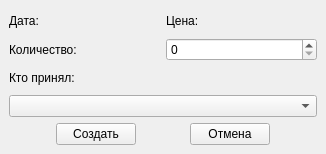
<?xml version="1.0" encoding="UTF-8"?>
<ui version="4.0">
 <class>CreateOrderWindow</class>
 <widget class="QMainWindow" name="CreateOrderWindow">
  <property name="geometry">
   <rect>
    <x>0</x>
    <y>0</y>
    <width>326</width>
    <height>154</height>
   </rect>
  </property>
  <property name="windowTitle">
   <string>MainWindow</string>
  </property>
  <widget class="QWidget" name="centralwidget">
   <layout class="QVBoxLayout" name="verticalLayout_2">
    <item>
     <layout class="QVBoxLayout" name="verticalLayout">
      <item>
       <layout class="QHBoxLayout" name="horizontalLayout_5">
        <item>
         <layout class="QHBoxLayout" name="horizontalLayout">
          <item>
           <widget class="QLabel" name="label">
            <property name="minimumSize">
             <size>
              <width>30</width>
              <height>0</height>
             </size>
            </property>
            <property name="text">
             <string>Дата:</string>
            </property>
           </widget>
          </item>
          <item>
           <widget class="QLabel" name="data_label">
            <property name="minimumSize">
             <size>
              <width>30</width>
              <height>0</height>
             </size>
            </property>
            <property name="text">
             <string/>
            </property>
           </widget>
          </item>
         </layout>
        </item>
        <item>
         <layout class="QHBoxLayout" name="horizontalLayout_2">
          <item>
           <widget class="QLabel" name="label_2">
            <property name="minimumSize">
             <size>
              <width>30</width>
              <height>0</height>
             </size>
            </property>
            <property name="text">
             <string>Цена:</string>
            </property>
           </widget>
          </item>
          <item>
           <widget class="QLabel" name="price_label">
            <property name="minimumSize">
             <size>
              <width>30</width>
              <height>0</height>
             </size>
            </property>
            <property name="text">
             <string/>
            </property>
           </widget>
          </item>
         </layout>
        </item>
       </layout>
      </item>
      <item>
       <layout class="QHBoxLayout" name="horizontalLayout_3">
        <item>
         <widget class="QLabel" name="label_3">
          <property name="text">
           <string>Количество:</string>
          </property>
         </widget>
        </item>
        <item>
         <widget class="QSpinBox" name="quantityBox">
          <property name="minimumSize">
           <size>
            <width>50</width>
            <height>0</height>
           </size>
          </property>
         </widget>
        </item>
       </layout>
      </item>
      <item>
       <layout class="QHBoxLayout" name="horizontalLayout_4">
        <item>
         <widget class="QLabel" name="label_4">
          <property name="minimumSize">
           <size>
            <width>30</width>
            <height>0</height>
           </size>
          </property>
          <property name="text">
           <string>Кто принял:</string>
          </property>
         </widget>
        </item>
        <item>
         <widget class="QLabel" name="name_label">
          <property name="minimumSize">
           <size>
            <width>30</width>
            <height>0</height>
           </size>
          </property>
          <property name="text">
           <string/>
          </property>
         </widget>
        </item>
       </layout>
      </item>
      <item>
       <widget class="QComboBox" name="itemBox"/>
      </item>
      <item>
       <layout class="QHBoxLayout" name="horizontalLayout_6">
        <item>
         <spacer name="horizontalSpacer">
          <property name="orientation">
           <enum>Qt::Horizontal</enum>
          </property>
          <property name="sizeHint" stdset="0">
           <size>
            <width>40</width>
            <height>20</height>
           </size>
          </property>
         </spacer>
        </item>
        <item>
         <widget class="QPushButton" name="create_btn">
          <property name="text">
           <string>Создать</string>
          </property>
         </widget>
        </item>
        <item>
         <spacer name="horizontalSpacer_2">
          <property name="orientation">
           <enum>Qt::Horizontal</enum>
          </property>
          <property name="sizeHint" stdset="0">
           <size>
            <width>40</width>
            <height>20</height>
           </size>
          </property>
         </spacer>
        </item>
        <item>
         <widget class="QPushButton" name="cancel_btn">
          <property name="text">
           <string>Отмена</string>
          </property>
         </widget>
        </item>
        <item>
         <spacer name="horizontalSpacer_3">
          <property name="orientation">
           <enum>Qt::Horizontal</enum>
          </property>
          <property name="sizeHint" stdset="0">
           <size>
            <width>40</width>
            <height>20</height>
           </size>
          </property>
         </spacer>
        </item>
       </layout>
      </item>
     </layout>
    </item>
   </layout>
  </widget>
 </widget>
 <resources/>
 <connections/>
</ui>
